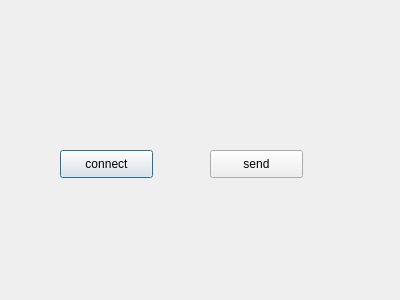
<?xml version="1.0" encoding="UTF-8"?>
<ui version="4.0">
 <class>server</class>
 <widget class="QDialog" name="server">
  <property name="geometry">
   <rect>
    <x>0</x>
    <y>0</y>
    <width>400</width>
    <height>300</height>
   </rect>
  </property>
  <property name="windowTitle">
   <string>server</string>
  </property>
  <widget class="QPushButton" name="cnctbtn">
   <property name="geometry">
    <rect>
     <x>60</x>
     <y>150</y>
     <width>93</width>
     <height>28</height>
    </rect>
   </property>
   <property name="text">
    <string>connect</string>
   </property>
  </widget>
  <widget class="QPushButton" name="sendbtn">
   <property name="geometry">
    <rect>
     <x>210</x>
     <y>150</y>
     <width>93</width>
     <height>28</height>
    </rect>
   </property>
   <property name="text">
    <string>send</string>
   </property>
  </widget>
 </widget>
 <layoutdefault spacing="6" margin="11"/>
 <resources/>
 <connections/>
</ui>
